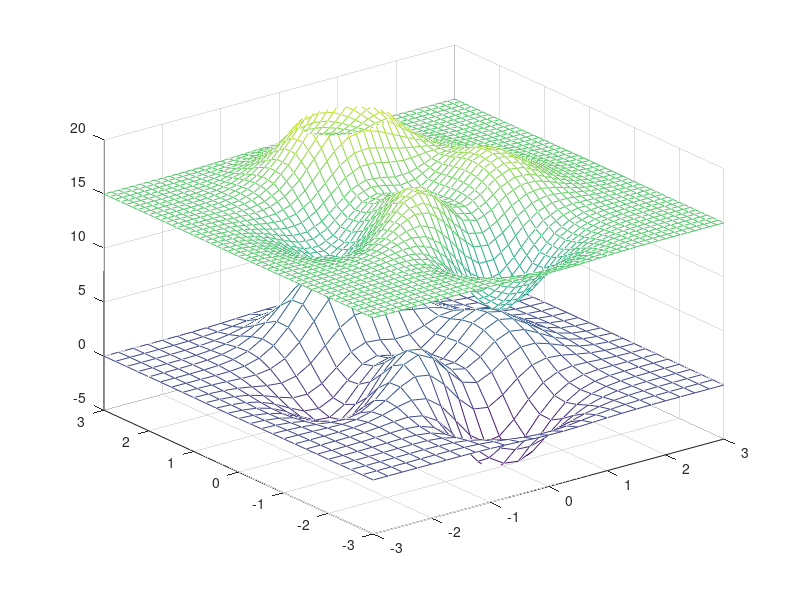

This chart was generated by the following MATLAB code:
clc;
clear all;
%TestInterp2
[x,y]=meshgrid(0:2,0:2);
vl = [1:3;4:6;7:9];
[x2,y2]=meshgrid(1:0.1:2,0:2);
zz = interp2(x,y,vl,x2,y2,'spline');
% [x3,y3]=meshgrid(1:0.1:2,0:0.1:2);
% zz2 = interp2(x,y,vl,x3,y3,'bicubic');

%TestInterp2OnePoint
years = 1950:10:1990;
service = 10:10:30;
wage = [150.697 199.592 187.625
          179.323 195.072 250.287
          203.212 179.092 322.767
          226.505 153.706 426.730
          249.633 120.281 598.243];
w = interp2(service,years,wage,15,1975) 


%TestInterp2_extra
[X,Y] = meshgrid(-3:.25:3);
Z = peaks(X,Y);
[XI,YI] = meshgrid(-3:.125:3);
ZI = interp2(X,Y,Z,XI,YI);
mesh(X,Y,Z), hold, mesh(XI,YI,ZI+15)
hold off
axis([-3 3 -3 3 -5 20])